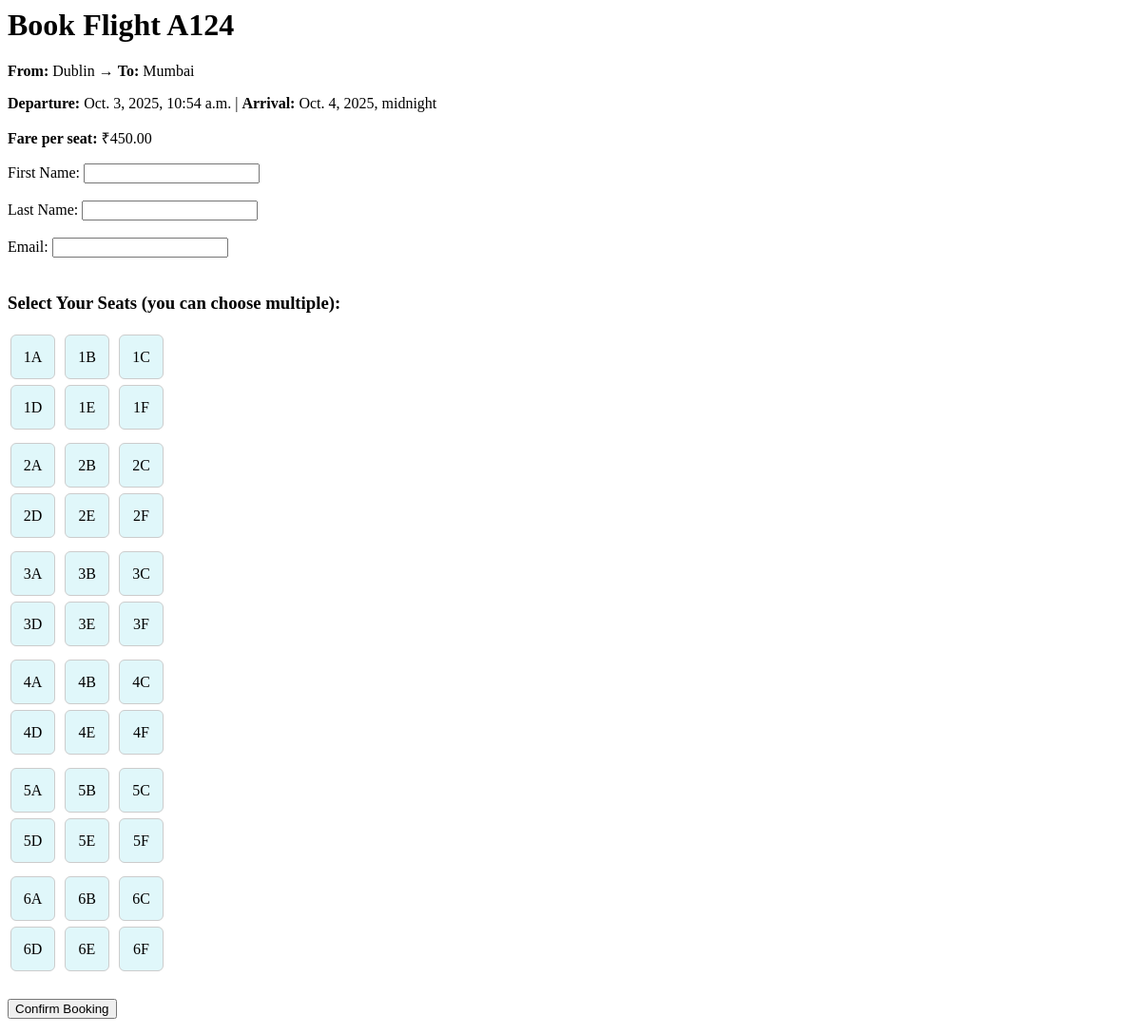
/book/2/, run on the app's committed database.
### bookings/models.py (models this page shows, shortened)
class Flight(models.Model):
    flight_number = models.CharField(max_length=10, unique=True)
    origin = models.CharField(max_length=100)
    destination = models.CharField(max_length=100)
    departure_time = models.DateTimeField()
    arrival_time = models.DateTimeField()
    fare = models.DecimalField(max_digits=10, decimal_places=2)  # ticket price

### bookings/views.py (the view, shortened to what this page needs)
# urls.py: path("book/<int:flight_id>/", views.book_flight, name="book_flight"),
def book_flight(request, flight_id):
    flight = get_object_or_404(Flight, id=flight_id)
    booked_seats = []
    for b in Booking.objects.filter(flight=flight):
        booked_seats.extend(b.seat_numbers.split(","))
    return render(request, "bookings/booking_form.html", {
        "flight": flight,
        "booked_seats": booked_seats,
        "rows": range(1, 7),
        "left_seats": ["A", "B", "C"],
        "right_seats": ["D", "E", "F"],
    })

### bookings/templates/bookings/booking_form.html (shortened to what this page needs)
<h1>Book Flight {{ flight.flight_number }}</h1>
<p><strong>From:</strong> {{ flight.origin }} → <strong>To:</strong> {{ flight.destination }}</p>
<p><strong>Departure:</strong> {{ flight.departure_time }} | <strong>Arrival:</strong> {{ flight.arrival_time }}</p>
<p><strong>Fare per seat:</strong> ₹{{ flight.fare }}</p>
<form method="post">
  <label for="first_name">First Name:</label>
  <input type="text" name="first_name" required><br><br>
  <label for="last_name">Last Name:</label>
  <input type="text" name="last_name" required><br><br>
  <label for="email">Email:</label>
  <input type="email" name="email" required><br><br>
  <h3>Select Your Seats (you can choose multiple):</h3>
  {% for row in rows %}
    <div class="seat-row d-flex justify-content-center mb-2">
      <div class="d-flex me-4">
        {% for seat in left_seats %}
          {% with seat_id=row|stringformat:"s"|add:seat %}
            <label for="{{ seat_id }}"
                   class="seat {% if seat_id in booked_seats %} booked {% endif %}">
              {{ row }}{{ seat }}
            </label>
          {% endwith %}
        {% endfor %}
      </div>
      <div class="d-flex ms-4">
        {% for seat in right_seats %}
          {% with seat_id=row|stringformat:"s"|add:seat %}
            <label for="{{ seat_id }}"
                   class="seat {% if seat_id in booked_seats %} booked {% endif %}">
              {{ row }}{{ seat }}
            </label>
          {% endwith %}
        {% endfor %}
      </div>
    </div>
  {% endfor %}
  <br>
  <button type="submit">Confirm Booking</button>
</form>

### bookings/templates/bookings/booking_form.html (style rules this page uses)
.seat { display: inline-block; width: 45px; height: 45px; margin: 3px; text-align: center; line-height: 45px; border: 1px solid #ccc; border-radius: 6px; cursor: pointer; background-color: #e0f7fa; }
.seat-row { margin-bottom: 8px; }

### data on the page
Flight: flight_number "A124", origin "Dublin", destination "Mumbai", departure_time "Oct. 3, 2025, 10:54 a.m.", arrival_time "Oct. 4, 2025, midnight", fare "450.00"

### other printed values
{{ row }} "1" "1" "1" "2" "2" "2" "3" "3" "3" "4" "4" "4" "5" "5" "5" "6" "6" "6"
{{ seat }} "A" "B" "C" "A" "B" "C" "A" "B" "C" "A" "B" "C" "A" "B" "C" "A" "B" "C"
{{ seat }} "D" "E" "F" "D" "E" "F" "D" "E" "F" "D" "E" "F" "D" "E" "F" "D" "E" "F"
